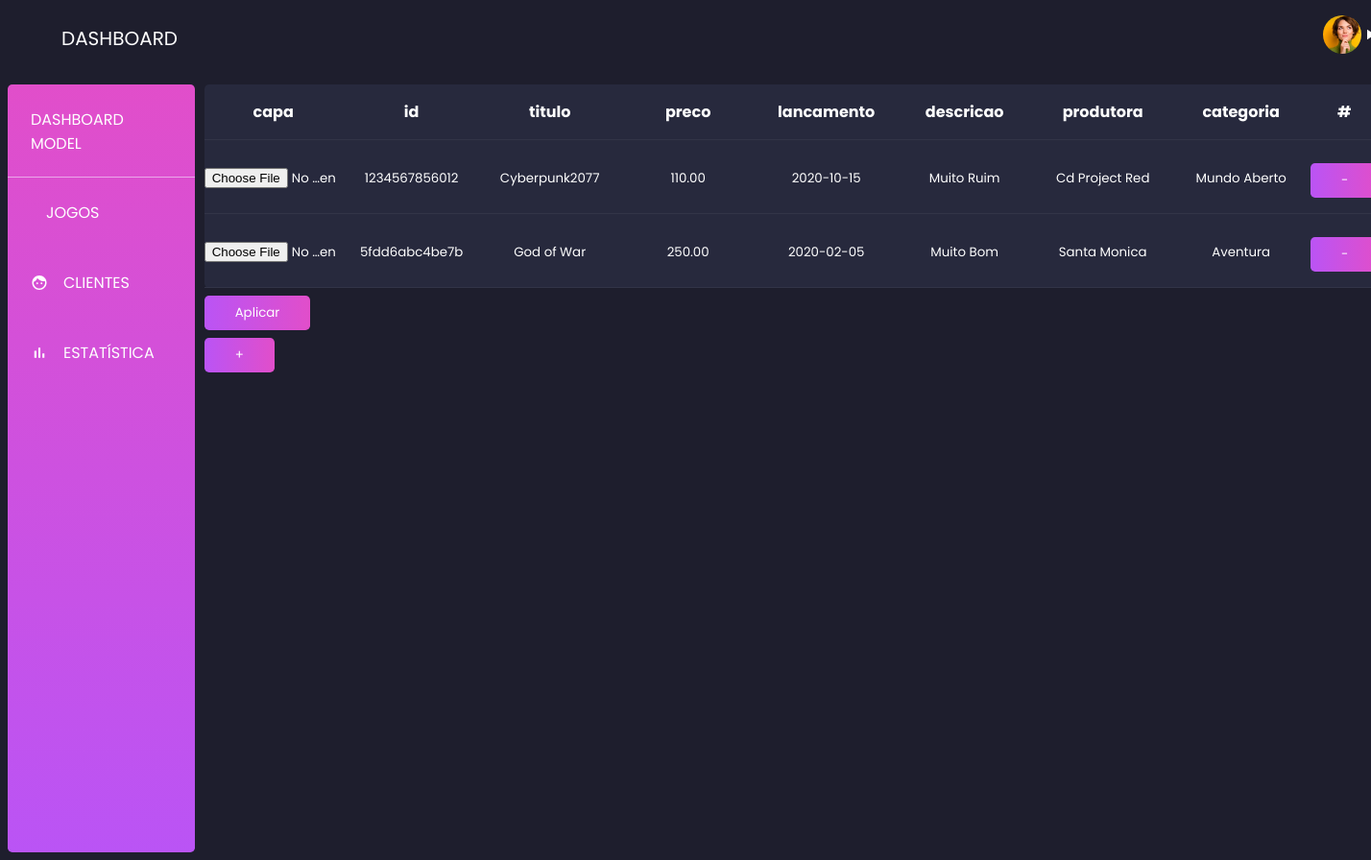
/public/dashboard.php?secao=jogos (signed in), run on the app's committed database.
### tables this page shows
CREATE TABLE `jogo` (
  `id` varchar(13) NOT NULL,
  `titulo` varchar(50) NOT NULL,
  `preco` decimal(8,2) DEFAULT NULL,
  `lancamento` date NOT NULL,
  `descricao` text DEFAULT NULL,
  `produtora` varchar(30) DEFAULT NULL,
  `created_at` timestamp NOT NULL DEFAULT current_timestamp(),
  `updated_at` datetime DEFAULT current_timestamp() ON UPDATE current_timestamp(),
  `categoria` varchar(20) DEFAULT NULL,
  `capa` varchar(20) DEFAULT NULL,
  PRIMARY KEY (`id`)
);

### src/controllers/DashboardController.php (called while the page is built, shortened)
<?php
		require_once("../myframe/componentes/ControleBanco.php");
	class DashboardController {
		private $db;
		private $user;
		private $pageContent;
		public function __construct($session, $db, $user) {
			$this->db = $db;
			$this->user = $user;
		}
		public function connectDB() {
			$this->db->connect();
			if(isset($_GET['secao']) && $_GET['secao'] === 'jogos') {
				$this->pageContent = $this->db->query("*", "jogo");
			} else if(isset($_GET['secao']) && $_GET['secao'] === 'clientes') {
				$this->pageContent = $this->user->show();
			}
		}
		public function getPageContent() {
			return $this->pageContent;
		}
	}
	?>

### myframe/componentes/ControleBanco.php (called while the page is built, shortened)
<?php
 class DbConnection {
    public $connection;
    private $host;
    private $db;
    private $username;
    private $password;
    function __construct($host, $port, $db, $username, $password){
        $this->host = $host;
        $this->db = $db;
        $this->username = $username;
        $this->password = $password;
    }
    public function connect(){
        $this->connection = new mysqli($this->host, $this->username, $this->password, $this->db);
    }
    public function query($key, $tableName, $aditionalSql = null) {
        $sql = "SELECT $key FROM $tableName $aditionalSql";
        $query = $this->connection->query($sql);
        $results = array();
        if(!$query) {
            return $this->SQL_commandError;
        } else {
            while($row = $query->fetch_assoc()) {
                array_push($results, $row);
            }
        }
        $encode = json_encode($results);
        $decode = json_decode($encode);
        return $decode;
    }
 }
?>

### public/dashboard.php (the view, shortened to what this page needs)
<!DOCTYPE html>
<html>
    <head>
        <link rel="stylesheet"
            type="text/css"
            href="../src/css/index.css">
    </head>
    <body>
        <?php
		require_once("../src/controllers/DashboardController.php");
		require_once("../myframe/componentes/ControleBanco.php");
		$db = new DbConnection("localhost", 3306, "myframe_db", "root", "");
		$user = new UserController("usuario", $db);
		$session = new SessionController();
		$dashboard = new DashboardController($session, $db, $user);
		$dashboard->startSession();
		$dashboard->verifyLogin();
		$dashboard->connectDB();
		$dashboard->applyPost();
	?>
        <header>
            <div class="container_menu">
                <div class="menu_title">
                    DASHBOARD
                </div>
                <div class="menu_content">
                    <nav>
                        <ul>
                            <li>
                                <a href="#">
                                    <div id="content_icon">
                                        <div class="profile-icon">
                                            <img src="images/foto-perfil1.png"
                                                alt="foto de perfil">
                                        </div>
                                        <img src="images/play_arrow-white-18dp.svg"
                                            alt="">
                                    </div>
                                </a>
                            </li>
                        </ul>
                    </nav>
                </div>
            </div>
        </header>
        <main class="container">
            <section>
                <div class="sidebar">
                    <div class="secoes">
                        <a>DASHBOARD MODEL</a>
                        <a href="?secao=jogos"><img class="svg"
                                src="images/sports_esports-white-18dp.svg"
                                alt="">JOGOS</a>
                        <a href="?secao=clientes"><img class="svg"
                                src="images/face-white-18dp.svg"
                                alt="">CLIENTES</a>
                        <a href=""><img class="svg"
                                src="images/bar_chart-white-18dp.svg"
                                alt="">ESTATÍSTICA</a>
                    </div>
                </div>
            </section>
            <aside>
                <?php
				if(!isset($_GET['secao'])) {
					echo "<h1>Bem vindo à MyFrame Dashboard</h1>";
				} else {
			?>
                <div class="table_form">
                    <form method="POST">
                        <table>
                            <?php
						if($_GET['secao'] === 'jogos') {
							echo "
							<thead>
								<tr>
									<th>capa</th>
									<th>id</th>
									<th>titulo</th>
									<th>preco</th>
									<th>lancamento</th>
									<th>descricao</th>
									<th>produtora</th>
									<th>categoria</th>
									<th>#</th>
								</tr>
							</thead>
							";
						} else if($_GET['secao'] === 'clientes'){
							echo "
								<tr>
									<th>id</th>
									<th>Nome</th>
									<th>Username</th>
									<th>Permissao</th>
									<th>#</th>
								</tr>
							";
						} ?>
                            <tbody id="tbody">
                                <?php
								foreach($dashboard->getPageContent() as $content) {
									if($_GET['secao'] === 'jogos') {
										echo "
										<tr>
											<td><input type='file' value='$content->capa'/></td>
											<td><input id='id' name='id' type='text' value='$content->id'></td>
											<td><input id='titulo' name='titulo' type='text' value='$content->titulo'></td>
											<td><input id='preco' name='preco' type='text' value='$content->preco'></td>
											<td><input id='lancamento' name='lancamento' type='text' value='$content->lancamento'></td>
											<td><input id='descricao' name='descricao' type='text' value='$content->descricao'></td>
											<td><input id='produtora' name='produtora' type='text' value='$content->produtora'></td>
											<td><input id='categoria' name='categoria' type='text' value='$content->categoria'></td>
											<td><button type='button'>&minus;</button></td>
										</tr>
										";
									} else if($_GET['secao'] === 'clientes'){
										echo "
											<tr>
												<td><input id='id' name='id' type='text' value='$content->id'></td>
												<td><input id='nome' name='nome' type='text' value='$content->nome'></td>
												<td><input id='username' name='username' type='text' value='$content->username'></td>
												<td><input id='permissao' name='permissao' type='text' value='$content->permissao'></td>
												<td><button type='button'>&minus;</button></td>
											</tr>
										";
									}
								}
							?>
                            </tbody>
                        </table>
                        <?php if($_GET['secao'] === 'clientes') { ?>
                        <button type='submit'
                            name="aplicar"
                            id="tipo">Aplicar</button>
                        <?php } else if($_GET['secao'] === 'jogos') { ?>
                        <button type='submit'
                            name="aplicar"
                            id="tipo">Aplicar</button>
                        <button id='add'
                            type="button">&plus;</button>
                        <?php } ?>
                    </form>
                </div>
                <?php } ?>
            </aside>
        </main>
    </body>
</html>

### src/css/index.css (style rules this page uses)
html { background-color: #1E1E2D; }
* { padding: 0; margin: 0; color: #FEFEFE; font-family: 'Poppins', sans-serif; }

### src/css/menu.css (style rules this page uses)
.container_menu { padding: 2rem; display: flex; justify-content: space-between; background-color: #1E1E2D; color: white; height: 0.5rem; width: 100vw; }
.menu_title { align-self: center; margin-left: 2rem; font-size: 15pt; margin-top: 0.5rem; }
.menu_content { display: flex; align-items: center; }
nav ul { display: flex; }
nav li { list-style-type: none; margin-right: 1.5rem; }
nav ul li a { display: flex; flex-direction: column; color: #191925; }
.profile-icon { border-radius: 100px; width: 2.5rem; height: 2.5rem; overflow:hidden; }
.profile-icon img { height: 100%; }
nav ul li a img:nth-child(2) { width: auto; transition: 0.2s; }
#content_icon { display: flex; }
#content_menu_icon a { text-decoration: none; }

### src/css/body.css (style rules this page uses)
.container { padding: .5rem; padding-top: 1rem; background-color: #1E1E2D; color: white; display: flex; height: 100%; width: 100vw; }
section { flex: 1; }
aside { flex: 6; margin-left: 0.3rem; }
.secoes { display: flex; background: -webkit-linear-gradient(90deg, #ba54f5 0%, #e14eca 100%); flex-direction: column; align-items: flex-start; border-radius: 0.3rem; max-width: 13rem; height: 100vh; margin-right: 0.3rem; }
.secoes a:first-child { align-self: center; color: #FEFEFE; padding-top: 1.5rem; padding-bottom: 1.4rem; border-bottom: 1px solid #EBA7E9; }
.secoes a { color: #FEFEFE; padding: 1.5rem; text-decoration: none; display: flex; }
.secoes a img { padding-right: 1rem; }
table { border-collapse: collapse; background-color: #27293D; border-radius: 0.3rem; }
table td, th { border-bottom: 1px solid #323447; text-align: center; word-break: break-all; font-size: 12pt; padding-top: 1rem; padding-bottom: 1rem; }
tr { padding: 1rem; }
table input { max-width: 9rem; word-wrap: break-word; word-break: break-all; }
table td input[type="text"] { text-align: center; background-color: #27293D; border: none; max-width: 9rem; }
form button { display: block; margin-left: auto; margin-top: 0.5rem; padding: 0.5rem; border: none; border-radius: 0.3rem; background: -webkit-linear-gradient(0deg, #ba54f5 0%, #e14eca 100%); }
button { cursor: pointer; }

### src/css/login.css (style rules this page uses)
form { display: flex; flex-direction: column; }
form button { margin-right: 100%; padding: 0.5rem; padding-left: 2rem; padding-right: 2rem; }

### data on the page
jogo: id "1234567856012", titulo "Cyberpunk2077", preco "110.00", lancamento "2020-10-15", descricao "Muito Ruim", produtora "Cd Project Red", categoria "Mundo Aberto"
jogo: id "5fdd6abc4be7b", titulo "God of War", preco "250.00", lancamento "2020-02-05", descricao "Muito Bom", produtora "Santa Monica", categoria "Aventura"
